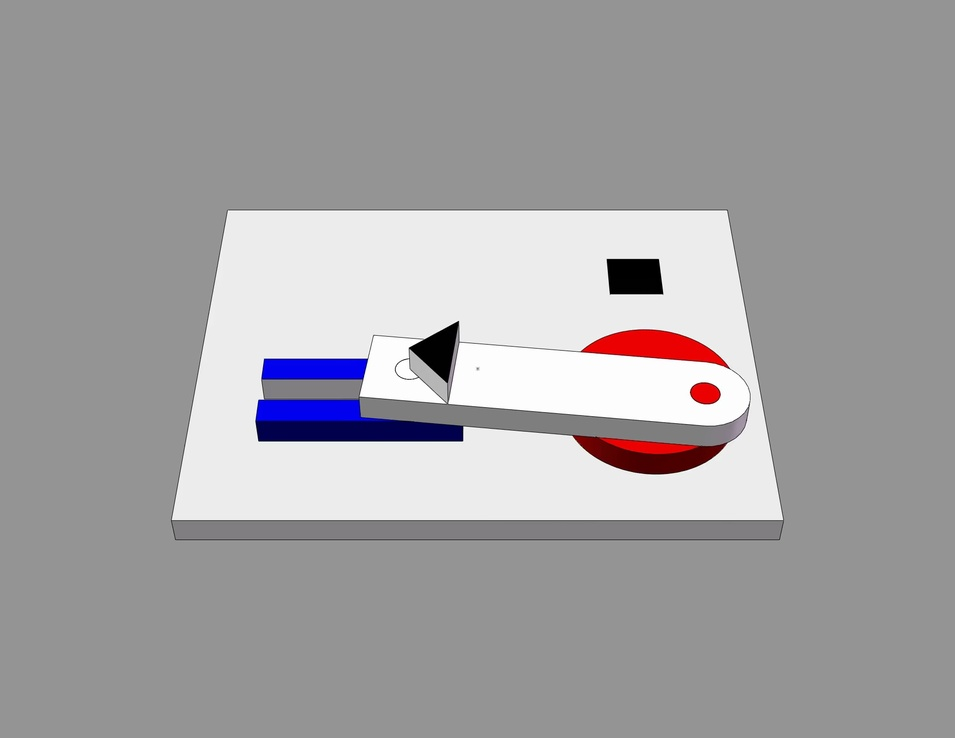
#> input picture frames 3/0011.jpg, 955 x 738 px, shrunk from 1920 x 1484 before the run, found by its file name; its folder holds only this picture in this run
$ python DetectShapes.py
#> lines starting #> are read from the running program, lines starting #| are printed output that depends on the picture; after the words box and inside, x2 and y2 are one past the last pixel; in counts of white or black regions, pixels touching at a corner belong together
import cv2
import numpy as np
import csv
import os

def detect_shapes(image_path):
    # 读取图片
    img = cv2.imread(image_path)
#> img is the input picture: shape (738, 955, 3); mean B, G, R 163.2, 161.4, 163
    # 转换为灰度图
    # gray = cv2.cvtColor(img, cv2.COLOR_BGR2GRAY)
    # 设定黑色的阈值范围
    lower = np.array([0, 0, 0])
    upper = np.array([10, 10, 10])

    # 找到阈值内的颜色
    mask = cv2.inRange(img, lower, upper)
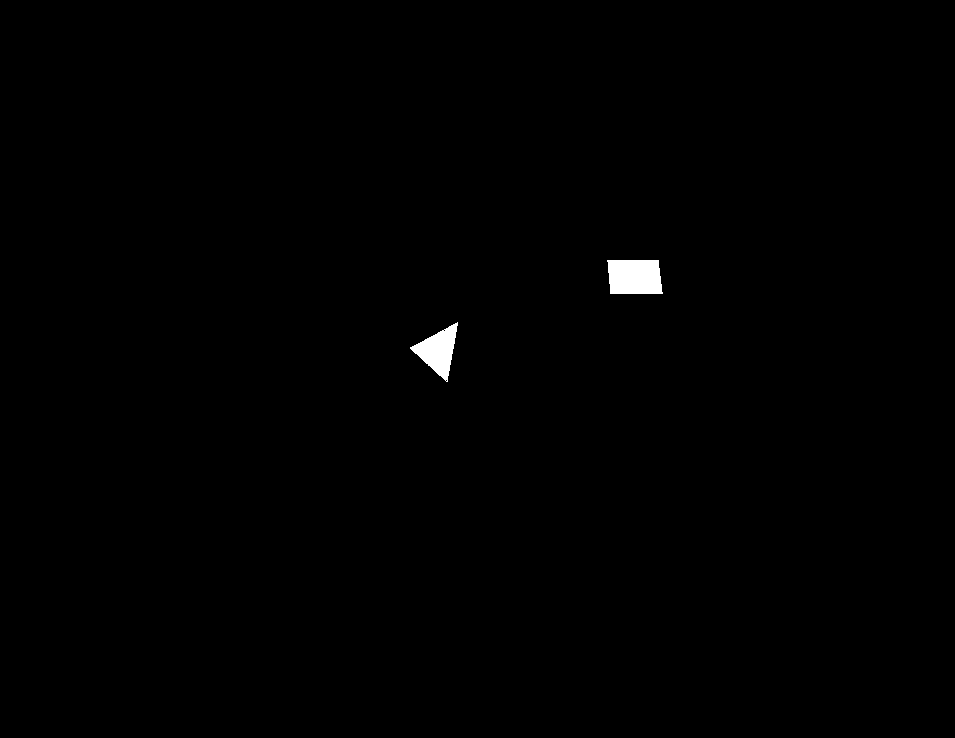
#> mask: shape (738, 955); 0.44% white; 2 white regions, box (x1, y1, x2, y2) and area: (607, 260, 663, 294) 1761, (410, 322, 458, 382) 1345
    # 对掩码应用滤波以平滑处理
    smooth_mask = cv2.medianBlur(mask, 3)
#> smooth_mask: shape (738, 955); 0.44% white; 2 white regions

    # 显示结果
    # cv2.imshow('Color-based Binary Image', smooth_mask)
    # cv2.waitKey(0)
    # cv2.destroyAllWindows()
    # 二值化
    # _, thresh = cv2.threshold(img, 250, 255, cv2.THRESH_BINARY_INV)

    # 寻找轮廓
    contours, _ = cv2.findContours(smooth_mask, cv2.RETR_TREE, cv2.CHAIN_APPROX_SIMPLE)
#> contours = 2 contours; box (x1, y1, x2, y2) and area: (607, 260, 663, 294) 1674, (410, 323, 458, 381) 1270
    contours_info = []  # 用于存储所有轮廓的坐标信息
    for cnt in contours:
        # 轮廓近似
        epsilon = 0.05 * cv2.arcLength(cnt, True)
        approx = cv2.approxPolyDP(cnt, epsilon, True)
        contour_info = {'shape': '', 'length': 0, 'coordinates': []}
        # 根据边角的数量识别形状
        if len(approx) == 3:
            shape_name = "Triangle"
            color = (0, 255, 0)  # 三角形，用绿色标记
            contour_info['shape'] = "Triangle"
        elif len(approx) == 4:
            shape_name = "Rectangle"
            color = (0, 0, 255)  # 矩形，用红色标记
            contour_info['shape'] = "Rectangle"
        else:
            continue  # 如果不是三角形或矩形，则跳过

        contour_info['length'] = cv2.arcLength(cnt, True)

        if contour_info['length'] < 1000 and contour_info['length'] > 100:
            contour_info['coordinates'] = approx.tolist()  # 将坐标转换为列表形式
        else:
            continue

        contours_info.append(contour_info)  # 添加轮廓信息到列表

        # 标记识别出的形状
        x = approx.ravel()[0]
        y = approx.ravel()[1] - 5
        cv2.putText(img, f"{contour_info['shape']}", (x, y), cv2.FONT_HERSHEY_SIMPLEX, 0.5, color, 2)

        # 选择性地展示处理后的图像
        cv2.drawContours(img, [cnt], 0, color, 2)  # 在原图上标记轮廓
        cv2.imshow("Contours Detected", img)
        cv2.waitKey(1)
#> this loop made 2 passes
#> (epsilon, approx, shape_name, color, x, y) on passes 1 to 2: (8.44, [[457, 323], [410, 348], [445, 380]], 'Triangle', (0, 255, 0), 457, 318), (8.48, [[607, 261], [611, 293], [662, 292], [657, 260]], 'Rectangle', (0, 0, 255), 607, 256)
#> pass 1, in detect_shapes, `cv2.imshow("Contours Detected", img)`:
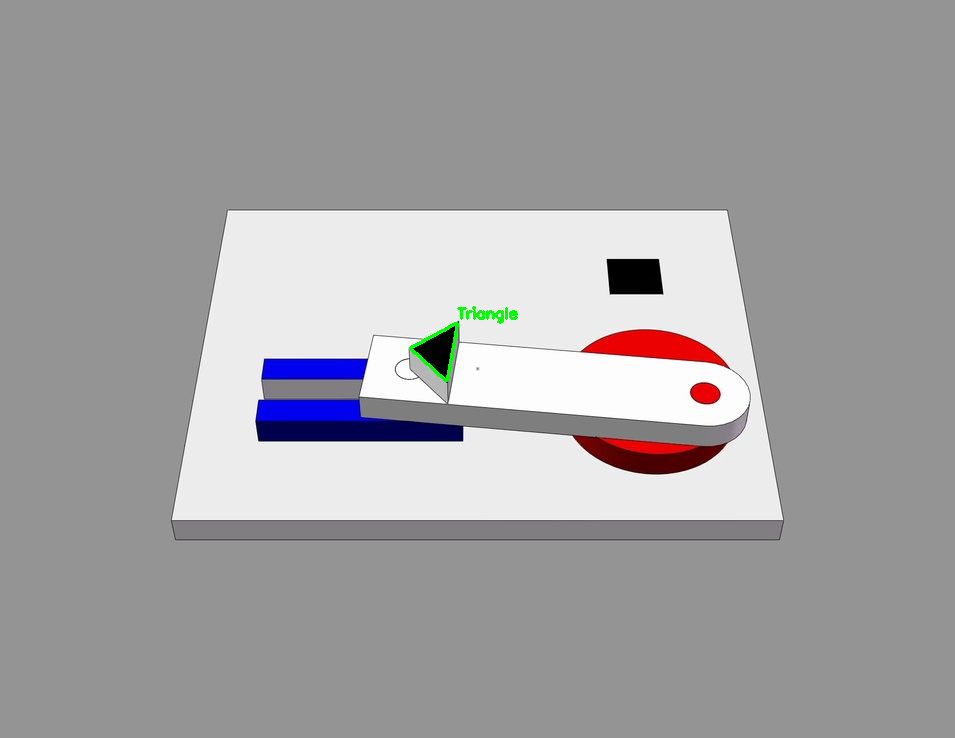
#> window 'Contours Detected': shape (738, 955, 3); mean B, G, R 163.1, 161.5, 162.9
#> pass 2, in detect_shapes, `cv2.imshow("Contours Detected", img)`:
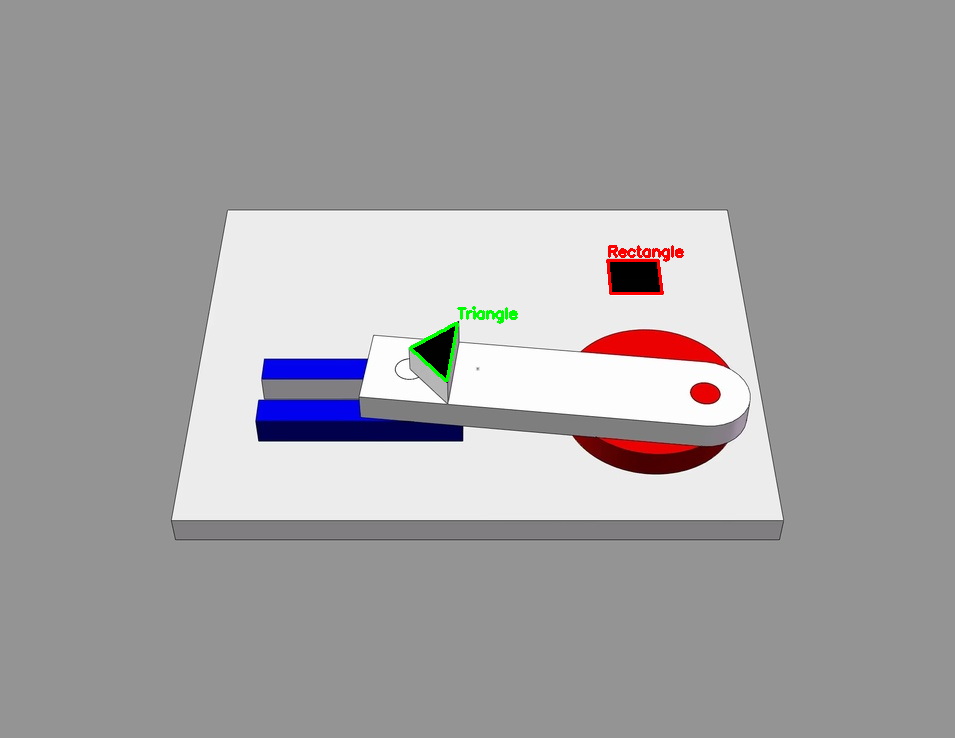
#> window 'Contours Detected': shape (738, 955, 3); mean B, G, R 162.8, 161.3, 163
#> after the loop, contours_info = 2 items
        # cv2.destroyAllWindows()

    return contours_info

def generate_csv_headers(max_points):
    # 动态生成列标题
    fieldnames = ['image', 'shape', 'length']
    for i in range(max_points):
        fieldnames.extend([f'point_{i+1}_x', f'point_{i+1}_y'])
    return fieldnames

def process_images_in_folder(folder_path, csv_file_path):
    max_points = 0
    data = []

    # 预处理：遍历所有图像，收集形状信息和最大点数
    filenames = sorted(os.listdir(folder_path))
    for filename in filenames:
        if filename.endswith(".jpg"):
            image_path = os.path.join(folder_path, filename)
            contours_info = detect_shapes(image_path)
#> contours_info = 2 items
            for contour_info in contours_info:
                max_points = max(max_points, len(contour_info['coordinates']))
                data.append((filename, contour_info))
#> this loop made 2 passes
#> max_points on passes 1 to 2: 3, 4
#> after the loop, data = 2 items

    # 生成列标题
    fieldnames = generate_csv_headers(max_points)
#> fieldnames = ['image', 'shape', 'length', 'point_1_x', 'point_1_y', 'point_2_x', 'point_2_y', 'point_3_x', 'point_3_y', 'point_4_x', 'point_4_y']

    # 写入CSV文件
    with open(csv_file_path, 'w', newline='') as csvfile:
        writer = csv.DictWriter(csvfile, fieldnames=fieldnames)
        writer.writeheader()

        # 写入数据
        for filename, contour_info in data:
            row_dict = {
                'image': filename,
                'shape': contour_info['shape'],
                'length': contour_info['length']
            }
            for i, point in enumerate(contour_info['coordinates']):
                row_dict[f'point_{i+1}_x'] = point[0][0]
                row_dict[f'point_{i+1}_y'] = point[0][1]
            writer.writerow(row_dict)
#> this loop made 2 passes
#> filename on passes 1 to 2: '0011.jpg', '0011.jpg'

# [7 lines of commented-out code are left out]


folder_path_3 = '/Users/zhoudexiao/Desktop/Project/triangulation/frames 3'  # 更新为你的文件夹路径
csv_file_path_3 = '/Users/zhoudexiao/Desktop/Project/triangulation/frames 3/shapes_data.csv'
process_images_in_folder(folder_path_3, csv_file_path_3)

# [11 lines of commented-out code are left out]
